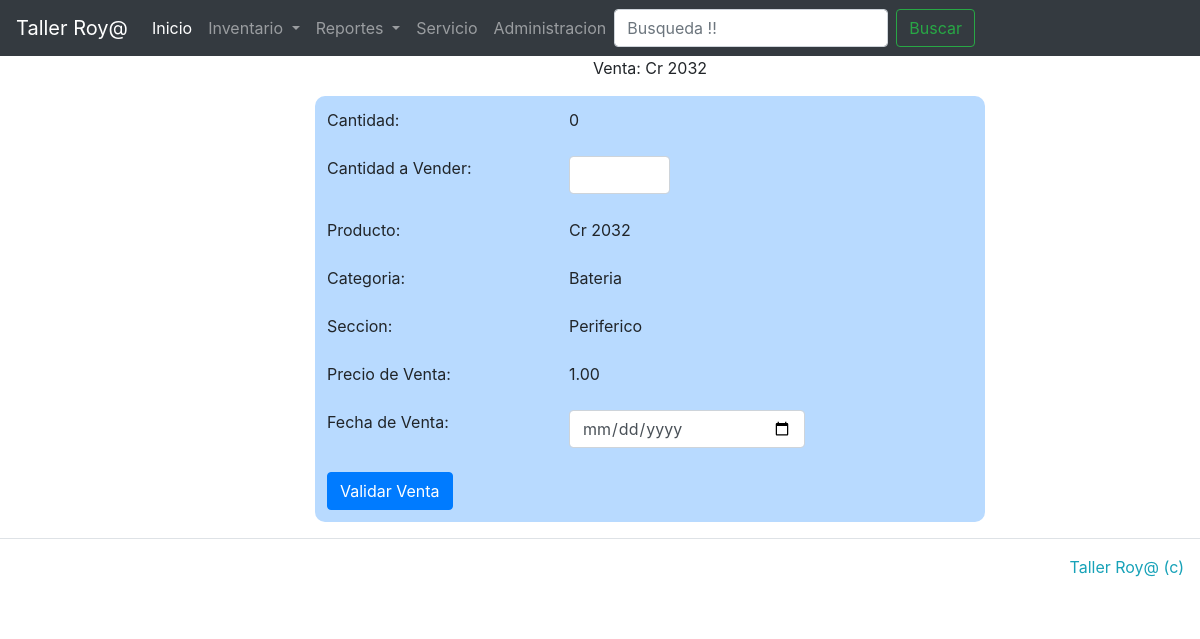
Screenshot of /inventario/detalles/3/ with the database file from the repository.
### inventario/models.py (models this page shows, shortened)
class Pieza(models.Model):
    nombre = models.CharField(max_length=50, null=True, blank=True)
    cantidad = models.IntegerField(null=True, blank=True)
    categoria = models.ForeignKey(Categoria, null=True, blank=True, on_delete=models.SET_NULL)
    precio = models.DecimalField(default=0.00, max_digits=5, decimal_places=2)
    precio_venta = models.DecimalField(default=0.00, max_digits=5, decimal_places=2)
    fecha = models.DateField()
    class Meta:
        ordering = ["categoria"]

class Categoria(models.Model):
    categoria = models.CharField(max_length=30)
    seccion = models.CharField(max_length=100, null=True, blank=True)
    def __unicode__(self):
        return '{}'.format(self.categoria)
    class Meta:
        ordering = ["categoria", "seccion"]

### inventario/views.py (the view, shortened to what this page needs)
# urls.py: url(r'^inventario/detalles/(?P<id>\d+)/$', detalles, name='venta-piezas'),
def detalles(request, id):
    if request.method == 'GET':
        detalles = Pieza.objects.get(id=id)
        return render(request, 'inventario/venta_form.html', {'detalles': detalles})

### inventario/templates/inventario/venta_form.html (shortened to what this page needs)
{% extends "inventario.html" %}
{% block content %}
    <div class="col-7 offset-3">
        <form method="post">
            <p align="center">Venta: {{ detalles.nombre }}</p>
                <table align="center" class="table table-borderless table_report table-primary">
                    <tr>
                        <td>Cantidad: </td>
                        <td>{{detalles.cantidad}}</td>
                        <td>Cantidad a Vender: </td>
                        <td><input class="form-control offset-0 col-3" type="number" name="cantidad" min="0.0" required="True">
                        </td>
                    </tr>
                    <tr><td>Producto: </td> <td>{{ detalles.nombre }}</td></tr>
                    <tr><td>Categoria: </td><td> {{ detalles.categoria }}</td></tr>
                    <tr><td>Seccion: </td><td> {{ detalles.categoria.seccion }}</td></tr>
                    <tr><td>Precio de Venta: </td><td>{{ detalles.precio_venta }}</td><tr>
                    <tr><td>Fecha de Venta: </td><td><input class="form-control col-7" type="date" name="fecha" value="fecha" required="True"> </td></tr>
                    <tr><td><input type="submit" class="btn btn-primary" value="Validar Venta"></td></tr>
                </table>
         </form>
    </div>
{% endblock %}

### inventario/static/css/style.css (style rules this page uses)
.table_report { text-align: left; border-radius:10px 10px 10px 10px; }

### rows the page displays
Pieza: nombre "Cr 2032", cantidad "0", categoria "Bateria", categoria.seccion "Periferico", precio_venta "1.00"
